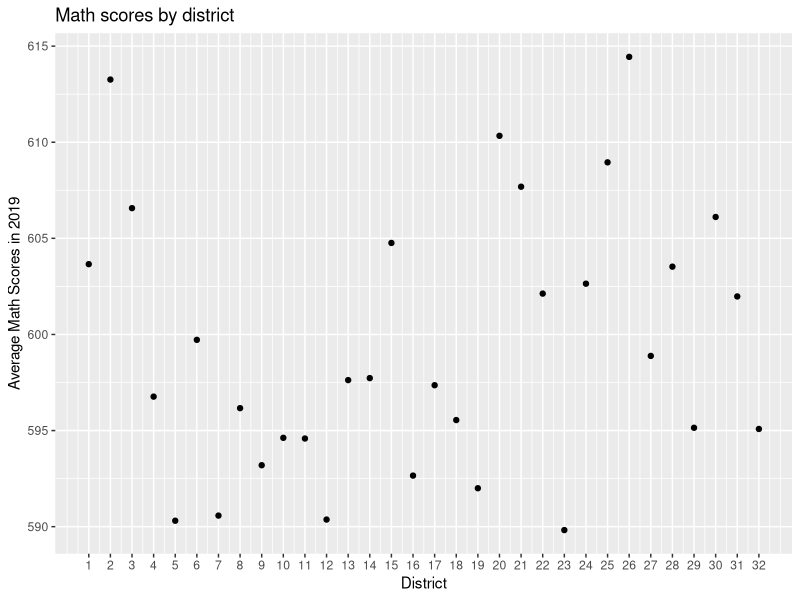

Source code (R):
## ---- chunk 1
library(tidyverse)
library(dplyr)
library(ggplot2)
## ---- chunk 2
df <- read.csv(file='./datasets/DataClean.csv')
df_total <- subset(df, Category == "total")
ggplot(data = df_total, aes(y = Math_Scores_2019, x = District)) +
  geom_point() + xlab("District") + ylab("Average Math Scores in 2019") + ggtitle("Math scores by district") +
  scale_x_continuous(breaks = seq(1, 32, 1))
